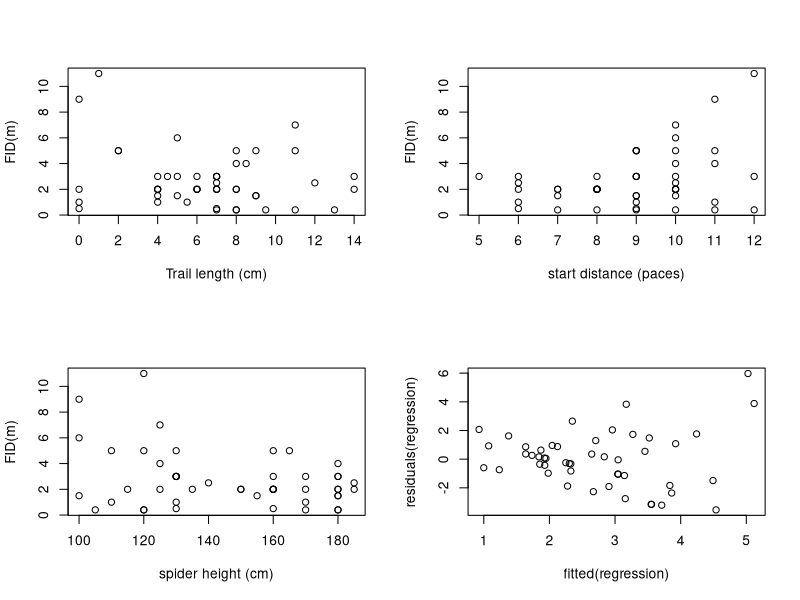
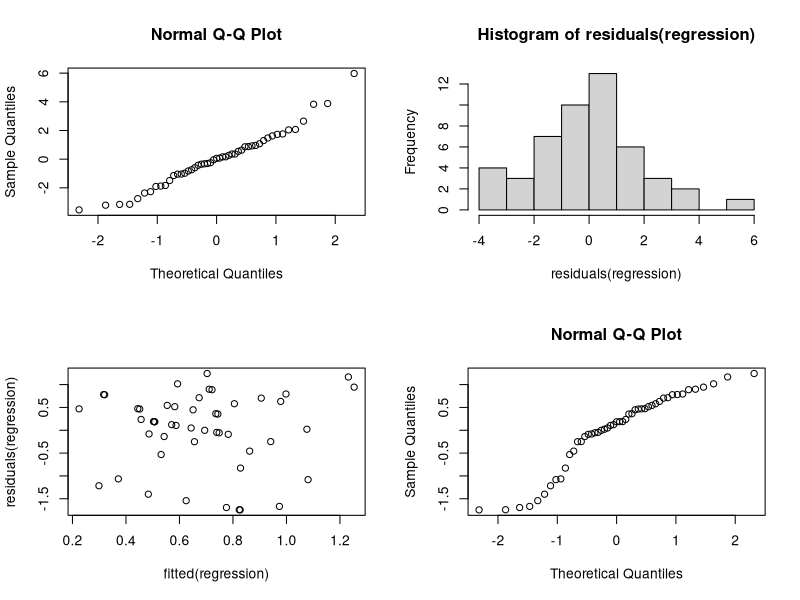
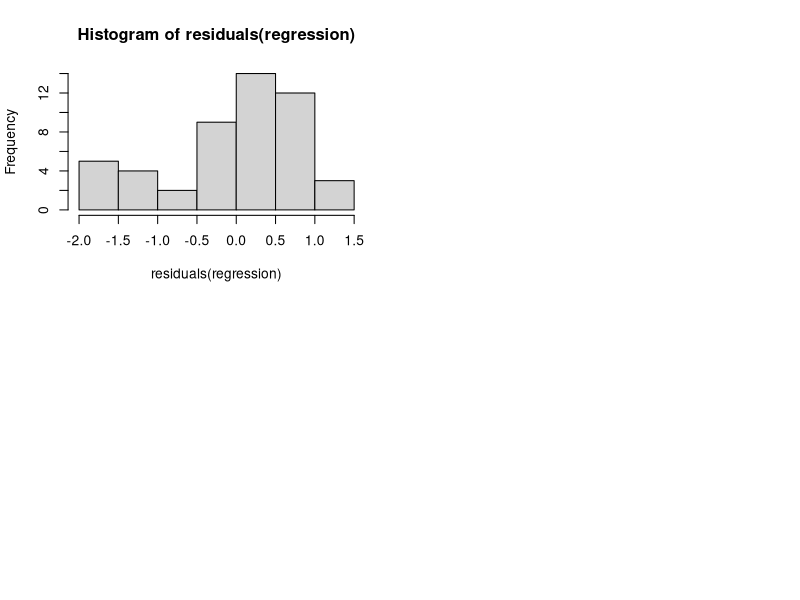

The R source for these figures, in order: (Note: this script raises an error after producing the figures.)
## ---- chunk 1
library(ggplot2)
## ---- chunk 2
setwd("~/Documents/My_Documents/Research/Research_Data/Bateman/Spider_trails")
DATA <- read.csv("./Nephila_edulis_BCJ.csv")
## ---- chunk 3
DATA$fbehaviour_dummy_coded <- factor(DATA$behaviour_dummy_coded)
## ---- chunk 4
par(mfrow=c(2,2))
plot(DATA$debris_trail_length, DATA$FID, ylab= "FID(m)", xlab = "Trail length (cm)")
plot(DATA$start_distance, DATA$FID, ylab= "FID(m)", xlab = "start distance (paces)")
plot(DATA$spider_height, DATA$FID, ylab= "FID(m)", xlab = "spider height (cm)")
## ---- chunk 5
regression <- lm(FID ~ debris_trail_length + 
                   spider_height + start_distance, data = DATA)
summary(regression)
## ---- chunk 6
confint(regression, level = 0.95)
## ---- chunk 7
plot(fitted(regression),residuals(regression))
## ---- chunk 8
library(car)
vif(regression)
detach("package:car")
## ---- chunk 9
qqnorm(residuals(regression))
hist(residuals(regression))
## ---- chunk 10
FIDlog <- log(DATA$FID)
DATA <- cbind(DATA, FIDlog)
## ---- chunk 11
regression <- lm(FIDlog ~ debris_trail_length + 
                   spider_height + start_distance, data = DATA)
## ---- chunk 12
plot(fitted(regression),residuals(regression))
## ---- chunk 13
library(car)
vif(regression)
detach("package:car")
## ---- chunk 14
qqnorm(residuals(regression))
hist(residuals(regression))
## ---- chunk 15
par(mfrow=c(2,2))
plot(DATA$behaviour, DATA$debris_trail_length, ylab= "trail length (cm)")
plot(DATA$behaviour, DATA$start_distance, ylab = "start distance (paces)")
plot(DATA$behaviour, DATA$spider_height, ylab = "spider height (cm)")
## ---- chunk 16
int_1 <- glm(fbehaviour_dummy_coded ~ debris_trail_length*start_distance + 
                   debris_trail_length*spider_height, data = DATA, 
                 family = binomial)

summary(int_1)
## ---- chunk 17
int_2 <- glm(fbehaviour_dummy_coded ~ debris_trail_length*start_distance + 
               spider_height, data = DATA, 
             family = binomial)

summary(int_2)
## ---- chunk 18
logit_GLM <- glm(fbehaviour_dummy_coded ~ debris_trail_length + start_distance + 
                            spider_height, data = DATA, 
                          family = binomial)
summary(logit_GLM)
## ---- chunk 19
null <- glm(fbehaviour_dummy_coded ~ 1, data = DATA, 
            family = binomial)
anova(null, logit_GLM, test = "Chisq")
## ---- chunk 20
GLM <- glm(fbehaviour_dummy_coded ~ debris_trail_length, data = DATA, 
                 family = binomial)

MyData <- data.frame(debris_trail_length = seq(from = 0, to = 15, by = 0.1))
Pred <- predict(GLM, newdata = MyData, type = "response")
plot(y = DATA$behaviour_dummy_coded, x = DATA$debris_trail_length, xlab = "Trail length (cm)", ylab = "Behaviour")
lines(MyData$debris_trail_length, Pred)
## ---- chunk 21
confint(logit_GLM, level = 0.95)
## ---- chunk 22
exp(cbind(Odds_ratios = coef(logit_GLM), confint(logit_GLM)))
